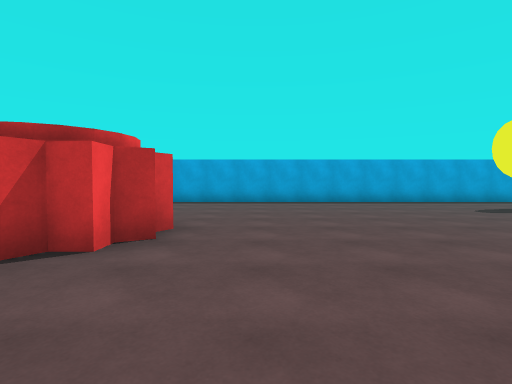
View 1 (above)

24 first-person views from a walk through a Unity game level. The camera is 1.3 m above the floor, tilts 2° down and sees 80° across. The floor is counted in squares, 2 m on a side. Each view is taken from the middle of a square. On the plan, view 1 faces up. The plan holds only what a view shows up to about 10 squares ahead; the rest is blank. The place goes on beyond the plan. Surface patterns are stand-ins for the level's own textures.

View 2
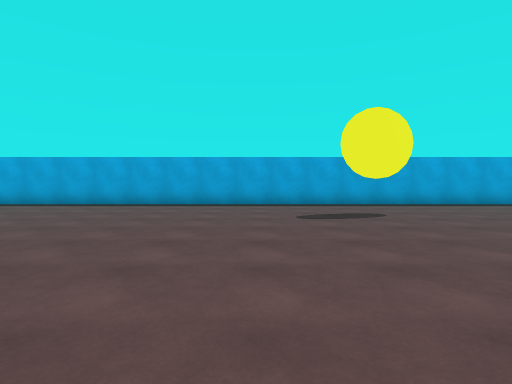

View 3
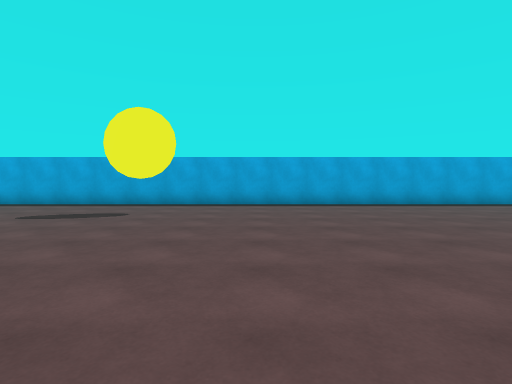

View 4
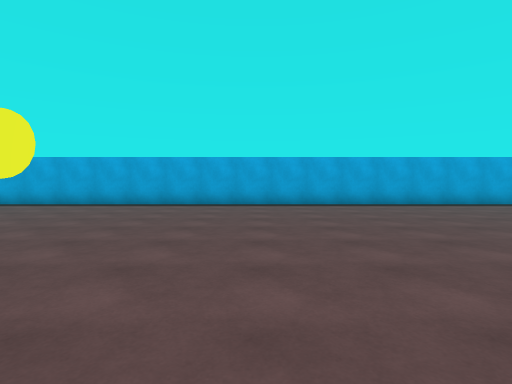

View 5
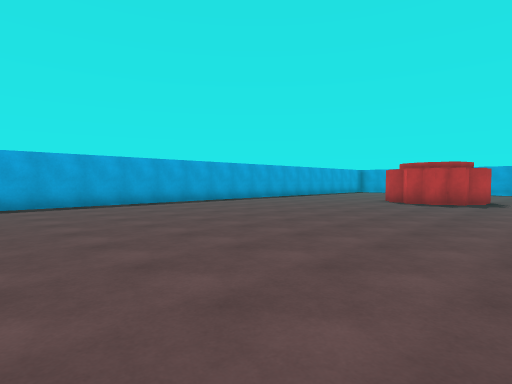

View 6
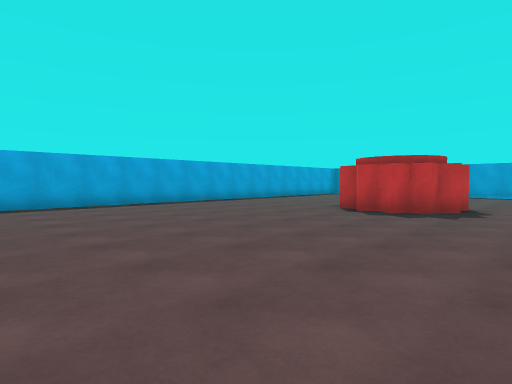

View 7
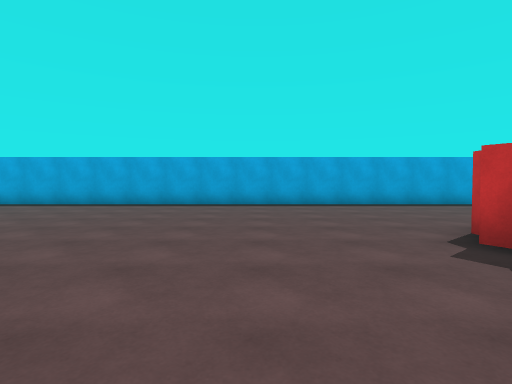

View 8
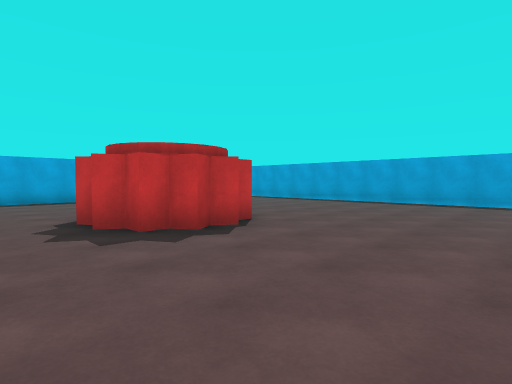

View 9
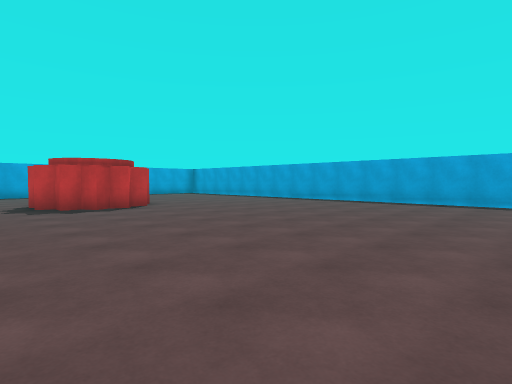

View 10
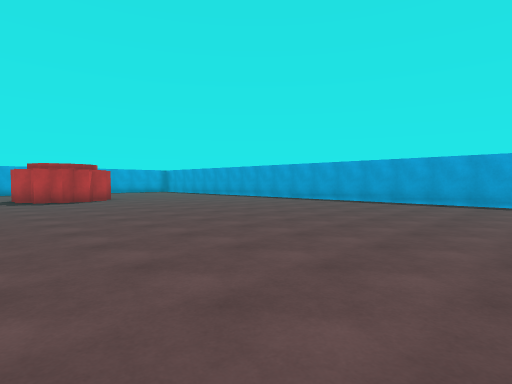

View 11
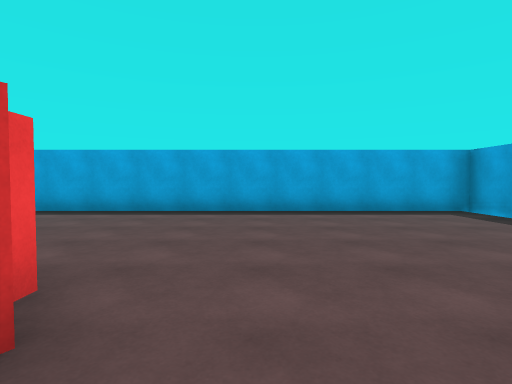

View 12
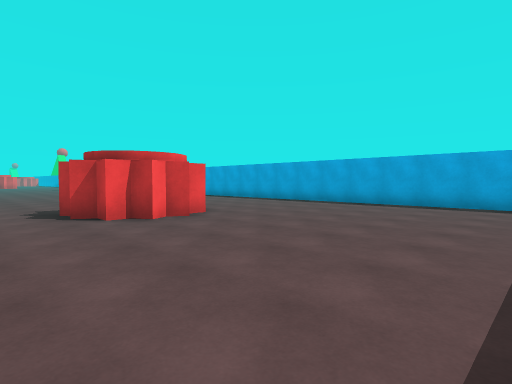

View 13
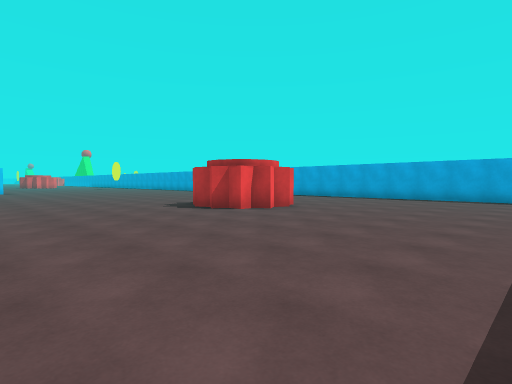

View 14
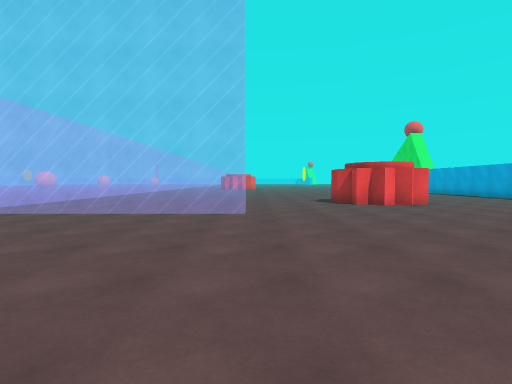

View 15
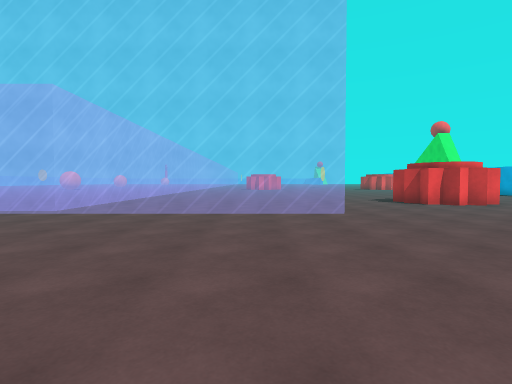

View 16
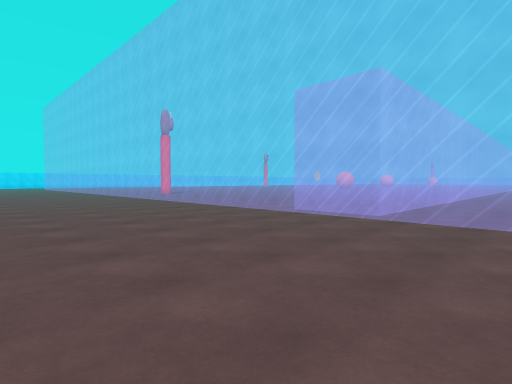

View 17
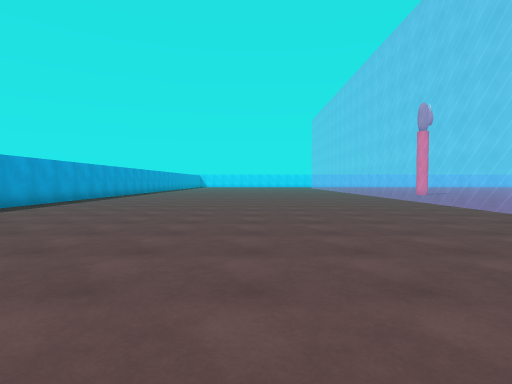

View 18
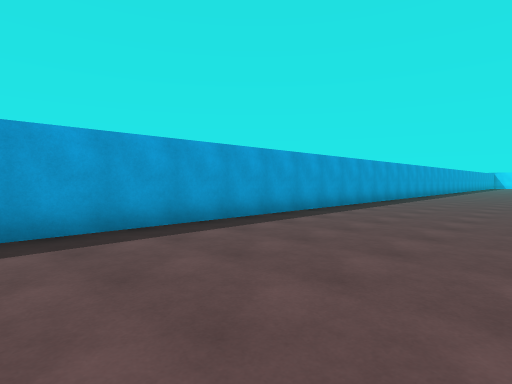

View 19
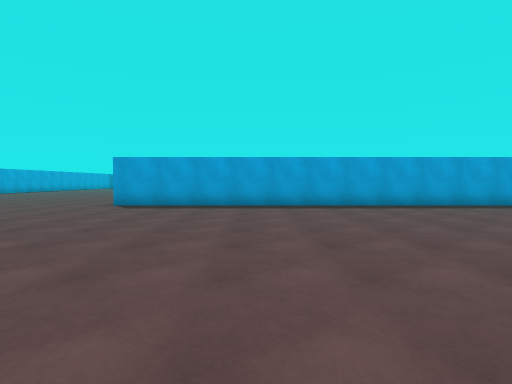

View 20
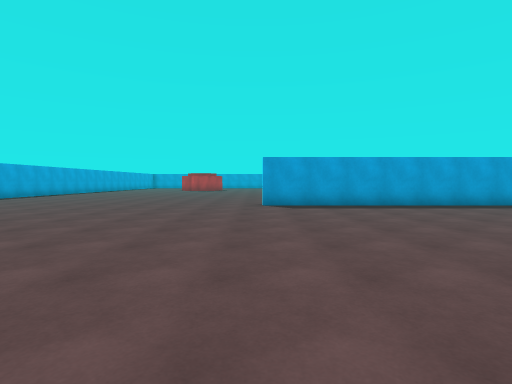

View 21
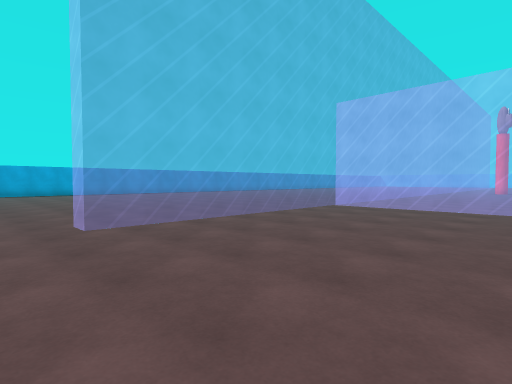

View 22
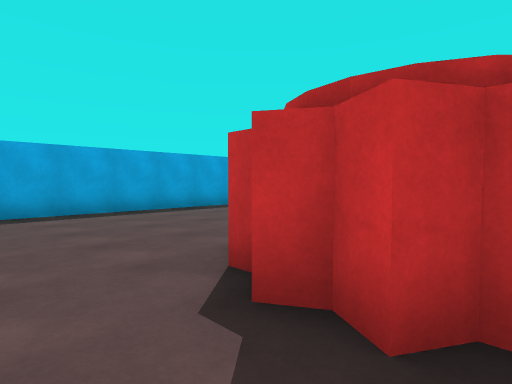

View 23
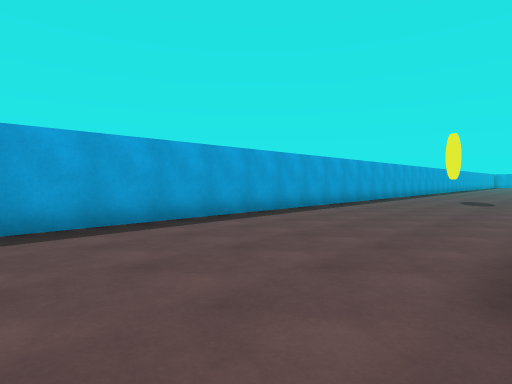

View 24
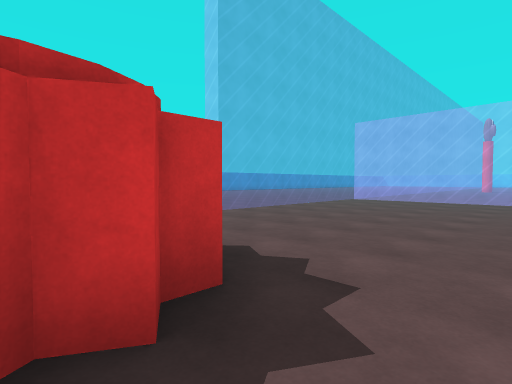

### Floor plan
Key: @ floor where view 1 was taken; # wall or solid block; . floor; = window, fence, low wall or low ledge.
Columns run from 5 left of view 1 to 32 right of it. Each row starts with its distance up from view 1.
 10 ######################################
  9 ......................................
  8 ......................................
  7 ......................................
  6 ......................................
  5 ..##...........................#......
  4 ..##..........................###.....
  3 ..##..........................##......
  2 ......................................
  1 ......................................
  0 .....@..............     .............
 -1 ......=..........#       .............
 -2  .....=..........#          ..........
 -3  .....=..........#          ..........
 -4  .....=..........#          ..........
 -5 ......=..........#          ..........
 -6 ......=..........#          ..........
 -7 =======..........#          ..........
 -8  ======..........#          ......
 -9  .....=..........#
-10   ....=..........#
-11   ....=..........#
-12   ....=..........#
-13    ...=..........#
-14    ... ..........#
-15         ...   ...

Where each view was taken, in squares from view 1:
view 1: 0 up, 0 right, facing up
view 2: 1 up, 4 right, facing up
view 3: 1 up, 9 right, facing up
view 4: 1 up, 12 right, facing up
view 5: 1 up, 15 right, facing up-right
view 6: 1 up, 18 right, facing up-right
view 7: 1 up, 22 right, facing up
view 8: 1 down, 23 right, facing up-right
view 9: 5 down, 23 right, facing up-right
view 10: 8 down, 23 right, facing up-right
view 11: 3 up, 28 right, facing up
view 12: 1 up, 32 right, facing up-left
view 13: 2 down, 32 right, facing up-left
view 14: 0 up, 7 right, facing left
view 15: 2 down, 7 right, facing left
view 16: 4 down, 6 right, facing down-left
view 17: 4 down, 6 right, facing down
view 18: 4 down, 8 right, facing down-right
view 19: 4 down, 4 right, facing right
view 20: 0 up, 4 right, facing right
view 21: 1 up, 4 left, facing down-right
view 22: 3 up, 5 left, facing up-right
view 23: 5 up, 5 left, facing up-right
view 24: 4 up, 5 left, facing down-right
